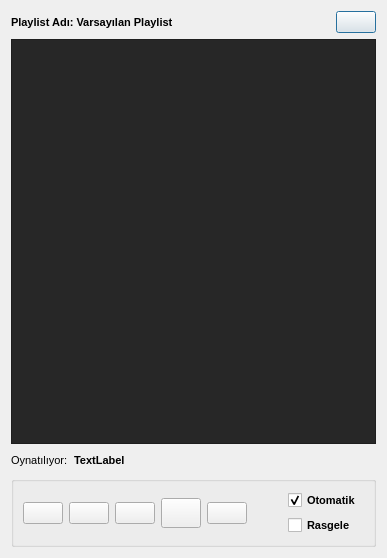
<?xml version="1.0" encoding="UTF-8"?>
<ui version="4.0">
 <class>playlistwindow</class>
 <widget class="QDialog" name="playlistwindow">
  <property name="geometry">
   <rect>
    <x>0</x>
    <y>0</y>
    <width>387</width>
    <height>558</height>
   </rect>
  </property>
  <property name="windowTitle">
   <string>Dialog</string>
  </property>
  <layout class="QGridLayout" name="gridLayout_4">
   <item row="0" column="0">
    <layout class="QGridLayout" name="gridLayout_3">
     <item row="0" column="0">
      <layout class="QHBoxLayout" name="horizontalLayout_2">
       <item>
        <widget class="QLabel" name="lblPlaylistName">
         <property name="font">
          <font>
           <pointsize>8</pointsize>
           <weight>75</weight>
           <bold>true</bold>
          </font>
         </property>
         <property name="text">
          <string>Playlist Adı: Varsayılan Playlist</string>
         </property>
        </widget>
       </item>
       <item>
        <spacer name="horizontalSpacer_3">
         <property name="orientation">
          <enum>Qt::Horizontal</enum>
         </property>
         <property name="sizeHint" stdset="0">
          <size>
           <width>40</width>
           <height>20</height>
          </size>
         </property>
        </spacer>
       </item>
       <item>
        <widget class="QPushButton" name="btnChangeListname">
         <property name="text">
          <string/>
         </property>
         <property name="icon">
          <iconset resource="Data.qrc">
           <normaloff>:/icons/edit.png</normaloff>:/icons/edit.png</iconset>
         </property>
        </widget>
       </item>
      </layout>
     </item>
     <item row="1" column="0">
      <widget class="QListWidget" name="playListWidget">
       <property name="font">
        <font>
         <family>MS Shell Dlg 2</family>
         <pointsize>9</pointsize>
         <weight>75</weight>
         <bold>true</bold>
        </font>
       </property>
       <property name="styleSheet">
        <string notr="true">QListWidget::item:hover {color:white}
QListWidget{background-color: rgb(39, 39, 39)}</string>
       </property>
       <property name="frameShape">
        <enum>QFrame::StyledPanel</enum>
       </property>
       <property name="frameShadow">
        <enum>QFrame::Raised</enum>
       </property>
      </widget>
     </item>
     <item row="2" column="0">
      <layout class="QGridLayout" name="gridLayout">
       <item row="0" column="0">
        <layout class="QHBoxLayout" name="horizontalLayout">
         <item>
          <widget class="QLabel" name="label">
           <property name="font">
            <font>
             <pointsize>8</pointsize>
            </font>
           </property>
           <property name="text">
            <string>Oynatılıyor:</string>
           </property>
          </widget>
         </item>
         <item>
          <widget class="QLabel" name="lblplaytitle">
           <property name="font">
            <font>
             <pointsize>8</pointsize>
             <weight>75</weight>
             <bold>true</bold>
            </font>
           </property>
           <property name="text">
            <string>TextLabel</string>
           </property>
          </widget>
         </item>
         <item>
          <spacer name="horizontalSpacer">
           <property name="orientation">
            <enum>Qt::Horizontal</enum>
           </property>
           <property name="sizeHint" stdset="0">
            <size>
             <width>40</width>
             <height>20</height>
            </size>
           </property>
          </spacer>
         </item>
        </layout>
       </item>
       <item row="1" column="0">
        <widget class="QGroupBox" name="groupBox">
         <property name="minimumSize">
          <size>
           <width>361</width>
           <height>71</height>
          </size>
         </property>
         <property name="title">
          <string/>
         </property>
         <layout class="QHBoxLayout" name="horizontalLayout_3">
          <item>
           <widget class="QPushButton" name="btnAdd">
            <property name="text">
             <string/>
            </property>
            <property name="icon">
             <iconset resource="Data.qrc">
              <normaloff>:/icons/plus.png</normaloff>:/icons/plus.png</iconset>
            </property>
            <property name="iconSize">
             <size>
              <width>20</width>
              <height>20</height>
             </size>
            </property>
           </widget>
          </item>
          <item>
           <widget class="QPushButton" name="btnRemove">
            <property name="text">
             <string/>
            </property>
            <property name="icon">
             <iconset resource="Data.qrc">
              <normaloff>:/icons/minus.png</normaloff>:/icons/minus.png</iconset>
            </property>
            <property name="iconSize">
             <size>
              <width>20</width>
              <height>20</height>
             </size>
            </property>
           </widget>
          </item>
          <item>
           <widget class="QPushButton" name="pushButtonPlaylistOpen">
            <property name="text">
             <string/>
            </property>
            <property name="icon">
             <iconset resource="Data.qrc">
              <normaloff>:/icons/folder.png</normaloff>:/icons/folder.png</iconset>
            </property>
            <property name="iconSize">
             <size>
              <width>20</width>
              <height>20</height>
             </size>
            </property>
           </widget>
          </item>
          <item>
           <widget class="QPushButton" name="pushButtonSavePlaylist">
            <property name="minimumSize">
             <size>
              <width>40</width>
              <height>30</height>
             </size>
            </property>
            <property name="text">
             <string/>
            </property>
            <property name="icon">
             <iconset resource="Data.qrc">
              <normaloff>:/icons/diskette.png</normaloff>:/icons/diskette.png</iconset>
            </property>
            <property name="iconSize">
             <size>
              <width>20</width>
              <height>20</height>
             </size>
            </property>
           </widget>
          </item>
          <item>
           <widget class="QPushButton" name="pushButton">
            <property name="text">
             <string/>
            </property>
            <property name="icon">
             <iconset resource="Data.qrc">
              <normaloff>:/icons/delete_.png</normaloff>:/icons/delete_.png</iconset>
            </property>
            <property name="iconSize">
             <size>
              <width>20</width>
              <height>20</height>
             </size>
            </property>
           </widget>
          </item>
          <item>
           <spacer name="horizontalSpacer_2">
            <property name="orientation">
             <enum>Qt::Horizontal</enum>
            </property>
            <property name="sizeHint" stdset="0">
             <size>
              <width>40</width>
              <height>20</height>
             </size>
            </property>
           </spacer>
          </item>
          <item>
           <layout class="QVBoxLayout" name="verticalLayout">
            <item>
             <widget class="QCheckBox" name="cbAutoplay">
              <property name="font">
               <font>
                <pointsize>8</pointsize>
                <weight>75</weight>
                <bold>true</bold>
               </font>
              </property>
              <property name="text">
               <string>Otomatik </string>
              </property>
              <property name="checked">
               <bool>true</bool>
              </property>
             </widget>
            </item>
            <item>
             <widget class="QCheckBox" name="cbRandomplay">
              <property name="font">
               <font>
                <pointsize>8</pointsize>
                <weight>75</weight>
                <bold>true</bold>
               </font>
              </property>
              <property name="text">
               <string>Rasgele</string>
              </property>
             </widget>
            </item>
           </layout>
          </item>
         </layout>
        </widget>
       </item>
      </layout>
     </item>
    </layout>
   </item>
  </layout>
 </widget>
 <resources>
  <include location="Data.qrc"/>
 </resources>
 <connections/>
</ui>
